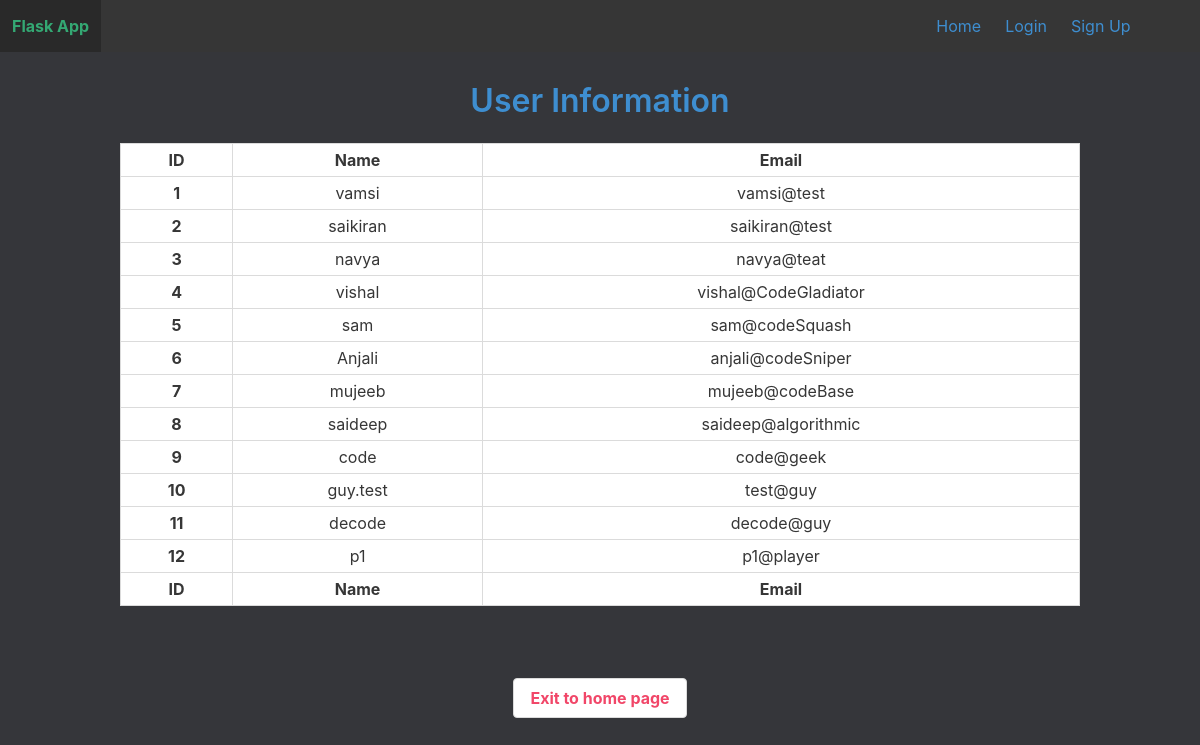
/admin, run on an earlier commit of the app's database.
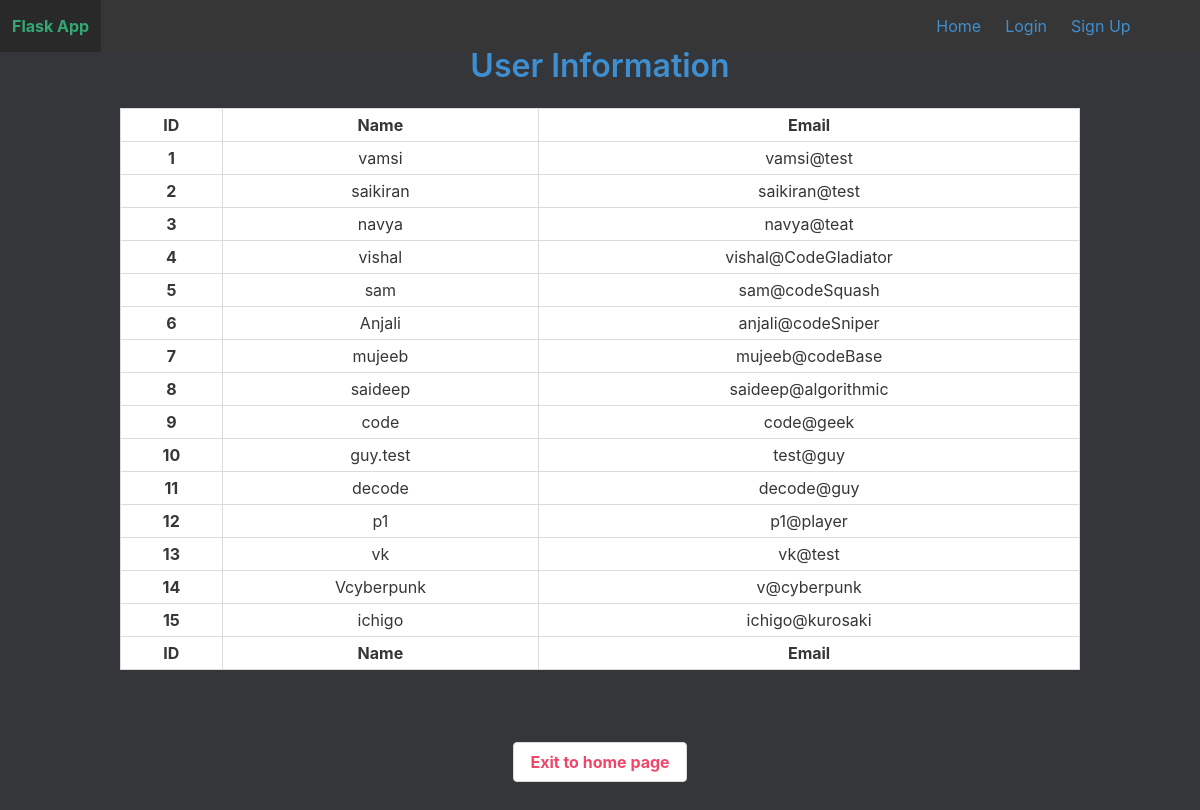
And on a later commit of the database.
### models.py (models this page shows)
class User(UserMixin, db.Model):
    id = db.Column(db.Integer, primary_key=True)
    email = db.Column(db.String(100), unique=True)
    password = db.Column(db.String(100))
    name = db.Column(db.String(1000))

### auth.py (the view)
@auth.route('/admin')
def admin():
    con = sqlite3.connect("project/user.sqlite")
    con.row_factory = sqlite3.Row
    cur = con.cursor()
    cur.execute("select * from User")
    rows = cur.fetchall()
    return render_template("admin.html", rows = rows)

### templates/admin.html (shortened to what this page needs)
{% extends "base.html" %}
{% block content %}
<h3 class="title has-text-info">User Information</h3>
<div class="table-container">
    <table class="table is-bordered is-striped is-narrow is-hoverable is-fullwidth">
        <thead>
            <tr>
                <th>ID</th>
                <th>Name</th>
                <th>Email</th>
            </tr>
        </thead>
        <tfoot>
            <tr>
                <th>ID</th>
                <th>Name</th>
                <th>Email</th>
            </tr>
        </tfoot>
        {% for row in rows %}
        <tbody>
            <tr>
                <th>{{row["id"]}}</th>
                <td>{{row["name"]}}</td>
                <td>{{row["email"]}}</td>
            </tr>
        </tbody>
        {% endfor %}
    </table>
</div>
<br><br>
<a class="button has-text-danger" href="{{ url_for('main.index') }}">
    <strong>Exit to home page</strong>
</a>
{% endblock %}

### templates/base.html (shortened to what this page needs)
<!DOCTYPE html>
<html>
<head>
    <link rel="stylesheet" href="https://cdnjs.cloudflare.com/ajax/libs/bulma/0.9.2/css/bulma.min.css" />
    <link rel="stylesheet" href="{{url_for('static',filename='main.css')}}">
</head>
<body>
    <nav class="navbar is-fixed-top is-dark" role="navigation" aria-label="main navigation">
        <div class="navbar-brand ">
            <a class="navbar-item has-text-success" href="{{ url_for('main.index') }}">
                <strong>Flask App</strong>
            </a>
        </div>
        <div class="container">
            <div id="NavMenu" class="navbar-menu">
                <div class="navbar-end">
                    <a href="{{ url_for('main.index') }}" class="navbar-item has-text-info">
                        Home
                    </a>
                    {% if not current_user.is_authenticated %}
                    <a href="{{ url_for('auth.login') }}" class="navbar-item has-text-info">
                        Login
                    </a>
                    <a href="{{ url_for('auth.signup') }}" class="navbar-item has-text-info">
                        Sign Up
                    </a>
                    {% endif %}
                </div>
            </div>
        </div>
    </nav>
    <section class="bg hero is-fullheight">
        <div class="hero-body">
            <div class="container has-text-centered">
                {% block content %}
                {% endblock %}
            </div>
        </div>
    </section>
</body>
</html>

### static/main.css (style rules this page uses)
.bg { background-color: #35363A; }

What changed in the data, as far as the page shows it:
added User: id "13", name "vk", email "vk@test"
added User: id "14", name "Vcyberpunk", email "v@cyberpunk"
added User: id "15", name "ichigo", email "ichigo@kurosaki"
